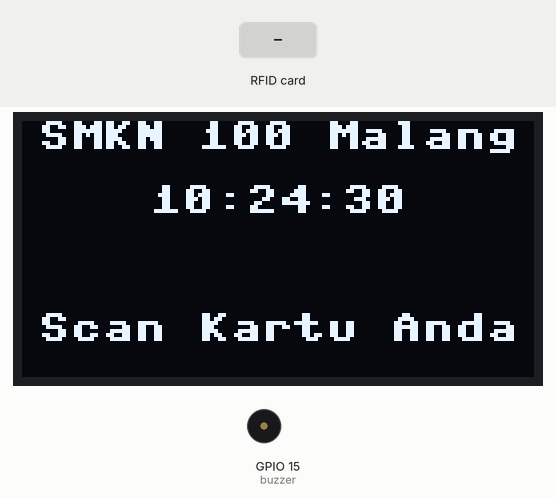
This program was run on a simulated ESP32 board running MicroPython. On the bench: 128×64 one-colour display, buzzer (waves = sounding). The inputs (shaded band) are chosen by the test bench. The clock reads 2024-03-15 10:24:30 at power-on unless the program sets it; the interpreter's speed is modelled, so counts of loop turns are approximate; library files of the repository ran but are not shown: mfrc522.py, ssd1306.py, ds3231.py; what the program prints to the serial console is not drawn.

Above: at 1.6 s.
1.7 s: RFID card A1 B2 C3 D4 held to the reader
At 2.02 s:
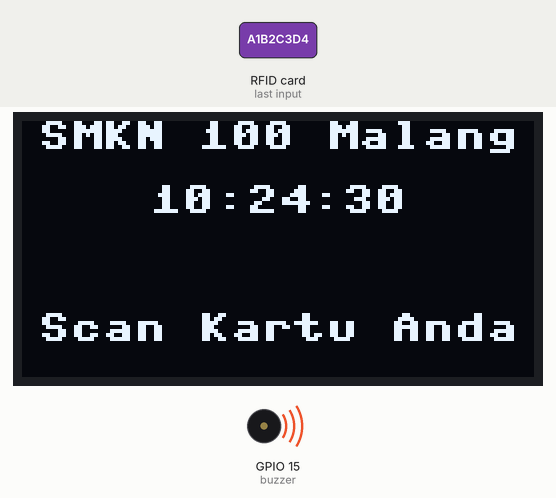
At 2.9 s:
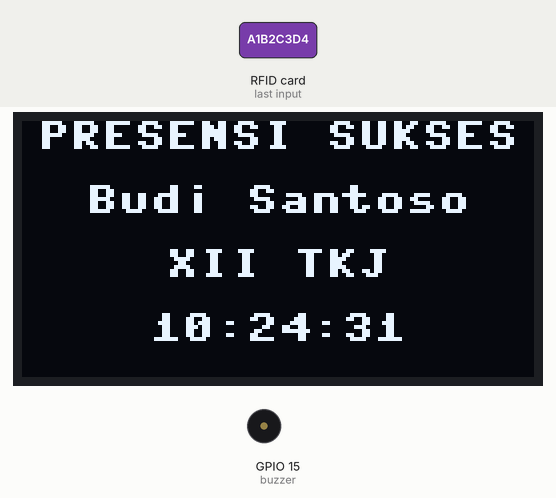
4.6 s: RFID card 5E 7A 19 C4 held to the reader
At 5.9 s:
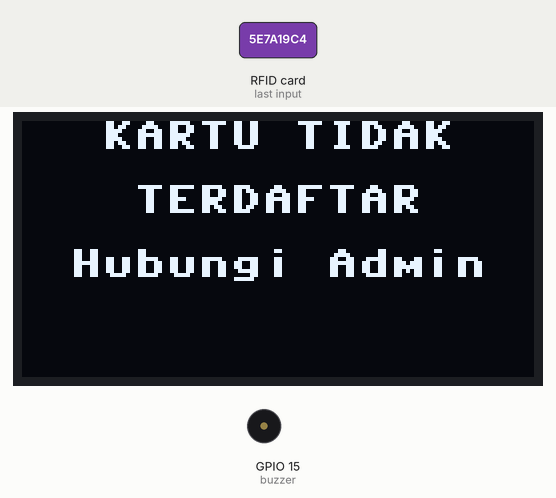
Timing chart, 0 to 7.6 s (numbered marks = the images above; inputs shaded):
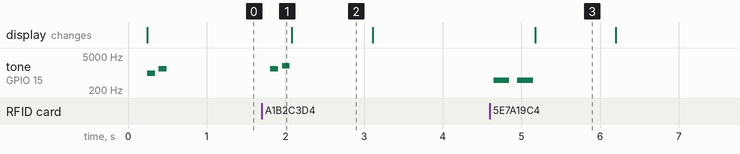

The program:

04-rtc-dan-buzzer.py
````python
# ============================================
# MATERI 04: SISTEM PRESENSI + RTC & BUZZER
# Program: Menambahkan timestamp akurat dan notifikasi suara
# Platform: MicroPython ESP32
# ============================================

from machine import Pin, SPI, I2C, PWM
import time

# Import library
from mfrc522 import MFRC522
from ssd1306 import SSD1306_I2C
from ds3231 import DS3231

# ============================================
# KONFIGURASI PIN
# ============================================

PIN_I2C_SCL = 22
PIN_I2C_SDA = 21

PIN_RFID_CS = 5
PIN_RFID_SCK = 18
PIN_RFID_MOSI = 23
PIN_RFID_MISO = 19
PIN_RFID_RST = 4

PIN_BUZZER = 15

# ============================================
# DATA DUMMY
# ============================================

DATABASE_KARTU = {
    "a1b2c3d4": {"nama": "Budi Santoso", "kelas": "XII TKJ", "member_id": 1},
    "e5f6g7h8": {"nama": "Ani Wijaya", "kelas": "XII RPL", "member_id": 2},
    "i9j0k1l2": {"nama": "Candra Putra", "kelas": "XII TKJ", "member_id": 3},
}

# List untuk menyimpan data presensi (nanti akan disimpan ke SD Card)
DATA_PRESENSI = []

# ============================================
# INISIALISASI HARDWARE
# ============================================

def init_i2c():
    """Inisialisasi I2C untuk OLED dan RTC"""
    try:
        i2c = I2C(0, scl=Pin(PIN_I2C_SCL), sda=Pin(PIN_I2C_SDA), freq=400000)
        devices = i2c.scan()
        print(f"I2C devices: {[hex(d) for d in devices]}")
        return i2c
    except Exception as e:
        print(f"✗ Error I2C: {e}")
        return None

def init_oled(i2c):
    """Inisialisasi OLED"""
    try:
        oled = SSD1306_I2C(128, 64, i2c, addr=0x3C)
        oled.fill(0)
        oled.show()
        print("✓ OLED OK")
        return oled
    except Exception as e:
        print(f"✗ Error OLED: {e}")
        return None

def init_rtc(i2c):
    """Inisialisasi RTC DS3231"""
    try:
        rtc = DS3231(i2c)
        dt = rtc.date_time()

        # Cek apakah RTC perlu dikalibrasi (tahun < 2024)
        if dt[0] < 2024:
            print(f"⚠ RTC belum dikalibrasi (tahun: {dt[0]})")
            print("  RTC akan di-set ke waktu default: 2025-01-15 08:00:00")
            # Set ke waktu default
            # Format: (tahun, bulan, tanggal, jam, menit, detik, hari_dalam_seminggu)
            # Hari: 1=Senin, 2=Selasa, 3=Rabu, 4=Kamis, 5=Jumat, 6=Sabtu, 7=Minggu
            rtc.date_time((2025, 1, 15, 8, 0, 0, 3))  # 2025-01-15 08:00:00 Rabu
            dt = rtc.date_time()
            print(f"✓ RTC di-set ke: {dt[0]:04d}-{dt[1]:02d}-{dt[2]:02d} {dt[3]:02d}:{dt[4]:02d}:{dt[5]:02d}")
        else:
            print(f"✓ RTC OK: {dt[0]:04d}-{dt[1]:02d}-{dt[2]:02d} {dt[3]:02d}:{dt[4]:02d}:{dt[5]:02d}")

        return rtc
    except Exception as e:
        print(f"✗ Error RTC: {e}")
        return None

def init_rfid():
    """Inisialisasi RFID"""
    try:
        spi = SPI(1, baudrate=1000000, polarity=0, phase=0,
                  sck=Pin(PIN_RFID_SCK), mosi=Pin(PIN_RFID_MOSI), miso=Pin(PIN_RFID_MISO))
        rfid = MFRC522(spi, Pin(PIN_RFID_CS), Pin(PIN_RFID_RST))
        print("✓ RFID OK")
        return rfid
    except Exception as e:
        print(f"✗ Error RFID: {e}")
        return None

def init_buzzer():
    """Inisialisasi Buzzer"""
    try:
        buzzer = PWM(Pin(PIN_BUZZER), freq=2000, duty=0)
        print("✓ Buzzer OK")
        return buzzer
    except Exception as e:
        print(f"✗ Error Buzzer: {e}")
        return None

# ============================================
# FUNGSI BUZZER
# ============================================

def beep(buzzer, freq, duration_ms):
    """Bunyi buzzer dengan frekuensi dan durasi tertentu"""
    buzzer.freq(freq)
    buzzer.duty(512)
    time.sleep_ms(duration_ms)
    buzzer.duty(0)

def bunyi_sukses(buzzer):
    """Bunyi untuk presensi sukses"""
    beep(buzzer, 1500, 100)
    time.sleep_ms(50)
    beep(buzzer, 2000, 100)

def bunyi_error(buzzer):
    """Bunyi untuk kartu tidak terdaftar"""
    beep(buzzer, 500, 200)
    time.sleep_ms(100)
    beep(buzzer, 500, 200)

def bunyi_siap(buzzer):
    """Bunyi sistem siap"""
    beep(buzzer, 1000, 100)
    time.sleep_ms(50)
    beep(buzzer, 1500, 100)

# ============================================
# FUNGSI RTC
# ============================================

def set_waktu_rtc(rtc, year, month, day, hour, minute, second, weekday):
    """
    Set waktu RTC secara manual
    weekday: 1=Senin, 2=Selasa, 3=Rabu, 4=Kamis, 5=Jumat, 6=Sabtu, 7=Minggu

    Contoh:
    set_waktu_rtc(rtc, 2025, 1, 15, 14, 30, 0, 3)  # 2025-01-15 14:30:00 Rabu
    """
    print(f"\nSetting waktu RTC...")
    print(f"  Tanggal: {year:04d}-{month:02d}-{day:02d}")
    print(f"  Waktu  : {hour:02d}:{minute:02d}:{second:02d}")

    rtc.date_time((year, month, day, hour, minute, second, weekday))
    time.sleep_ms(100)

    # Verifikasi
    dt = rtc.date_time()
    print(f"✓ RTC berhasil di-set: {dt[0]:04d}-{dt[1]:02d}-{dt[2]:02d} {dt[3]:02d}:{dt[4]:02d}:{dt[5]:02d}")

def get_timestamp_string(rtc):
    """
    Dapatkan timestamp dalam format ISO8601
    Return: "2025-01-15T08:30:45+00:00"
    """
    dt = rtc.date_time()
    return f"{dt[0]:04d}-{dt[1]:02d}-{dt[2]:02d}T{dt[3]:02d}:{dt[4]:02d}:{dt[5]:02d}+00:00"

def get_waktu_display(rtc):
    """
    Dapatkan waktu untuk ditampilkan di OLED
    Return: "08:30:45"
    """
    dt = rtc.date_time()
    return f"{dt[3]:02d}:{dt[4]:02d}:{dt[5]:02d}"

def get_tanggal_display(rtc):
    """
    Dapatkan tanggal untuk ditampilkan
    Return: "15 Jan 2025"
    """
    dt = rtc.date_time()
    bulan = ["", "Jan", "Feb", "Mar", "Apr", "Mei", "Jun", "Jul", "Agu", "Sep", "Okt", "Nov", "Des"]
    return f"{dt[2]:02d} {bulan[dt[1]]} {dt[0]}"

# ============================================
# FUNGSI OLED
# ============================================

def tampilkan_teks(oled, lines):
    """Tampilkan teks di OLED (max 4 baris, rata tengah)"""
    oled.fill(0)
    y_pos = 0
    for line in lines[:4]:
        if line:
            text = str(line)[:16]
            text_width = len(text) * 8
            x_pos = max(0, (128 - text_width) // 2)
            oled.text(text, x_pos, y_pos, 1)
        y_pos += 16
    oled.show()

def tampilkan_home(oled, rtc):
    """Tampilan home dengan jam"""
    waktu = get_waktu_display(rtc)
    tampilkan_teks(oled, [
        "SMKN 100 Malang",
        waktu,
        "",
        "Scan Kartu Anda"
    ])

def tampilkan_presensi_sukses(oled, nama, kelas, waktu):
    """Tampilan presensi berhasil"""
    tampilkan_teks(oled, [
        "PRESENSI SUKSES",
        nama[:16],
        kelas[:16],
        waktu
    ])

def tampilkan_kartu_tidak_terdaftar(oled):
    """Tampilan kartu tidak terdaftar"""
    tampilkan_teks(oled, [
        "KARTU TIDAK",
        "TERDAFTAR",
        "Hubungi Admin"
    ])

# ============================================
# FUNGSI RFID
# ============================================

def bytes_to_hex(data):
    """Konversi bytes ke hex string"""
    return ''.join(['{:02x}'.format(b) for b in data[:4]])

def baca_kartu_rfid(rfid):
    """Baca kartu RFID, return UID atau None"""
    try:
        (stat, tag_type) = rfid.request(rfid.REQIDL)
        if stat == rfid.OK:
            (stat, uid) = rfid.SelectTagSN()
            if stat == rfid.OK:
                return bytes_to_hex(uid)
    except:
        pass
    return None

# ============================================
# FUNGSI PRESENSI
# ============================================

def proses_presensi(uid, rtc, buzzer):
    """
    Proses presensi lengkap dengan timestamp
    Return: (sukses: bool, data: dict)
    """
    # Cari data kartu
    data = DATABASE_KARTU.get(uid)

    if data:
        # Kartu terdaftar - PRESENSI SUKSES
        timestamp = get_timestamp_string(rtc)
        waktu_display = get_waktu_display(rtc)
        tanggal_display = get_tanggal_display(rtc)

        # Simpan ke list presensi
        record_presensi = {
            "member_id": data['member_id'],
            "nama": data['nama'],
            "kelas": data['kelas'],
            "uid": uid,
            "timestamp": timestamp,
            "waktu": waktu_display,
            "tanggal": tanggal_display
        }
        DATA_PRESENSI.append(record_presensi)

        # Print ke serial
        print(f"\n{'='*60}")
        print(f"✓ PRESENSI BERHASIL")
        print(f"{'='*60}")
        print(f"Nama      : {data['nama']}")
        print(f"Kelas     : {data['kelas']}")
        print(f"UID       : {uid}")
        print(f"Tanggal   : {tanggal_display}")
        print(f"Waktu     : {waktu_display}")
        print(f"Timestamp : {timestamp}")
        print(f"Total Presensi Hari Ini: {len(DATA_PRESENSI)}")
        print(f"{'='*60}\n")

        # Bunyi sukses
        if buzzer:
            bunyi_sukses(buzzer)

        return (True, data, waktu_display)
    else:
        # Kartu tidak terdaftar
        print(f"\n{'='*60}")
        print(f"✗ KARTU TIDAK TERDAFTAR")
        print(f"{'='*60}")
        print(f"UID: {uid}")
        print(f"Silakan hubungi admin untuk registrasi")
        print(f"{'='*60}\n")

        # Bunyi error
        if buzzer:
            bunyi_error(buzzer)

        return (False, None, None)

def tampilkan_statistik():
    """Tampilkan statistik presensi di serial monitor"""
    print("\n" + "="*60)
    print("STATISTIK PRESENSI HARI INI")
    print("="*60)
    print(f"Total presensi: {len(DATA_PRESENSI)}")

    if DATA_PRESENSI:
        print("\nDaftar Presensi:")
        print("-" * 60)
        for i, record in enumerate(DATA_PRESENSI, 1):
            print(f"{i}. {record['nama']:20s} | {record['kelas']:10s} | {record['waktu']}")
        print("-" * 60)
    print()

# ============================================
# PROGRAM UTAMA
# ============================================

def main():
    """Program utama"""
    print("\n" + "="*60)
    print("SISTEM PRESENSI RFID - MATERI 04")
    print("Dengan RTC DS3231 & Buzzer")
    print("Teaching Factory SMKN 100 Malang")
    print("="*60 + "\n")

    # Inisialisasi semua hardware
    i2c = init_i2c()
    if not i2c:
        print("FATAL: I2C error!")
        return

    oled = init_oled(i2c)
    if not oled:
        print("FATAL: OLED error!")
        return

    rtc = init_rtc(i2c)
    if not rtc:
        print("WARNING: RTC tidak tersedia, menggunakan waktu default")

    rfid = init_rfid()
    if not rfid:
        print("FATAL: RFID error!")
        tampilkan_teks(oled, ["ERROR!", "RFID Tidak", "Terdeteksi"])
        return

    buzzer = init_buzzer()
    if not buzzer:
        print("WARNING: Buzzer tidak tersedia")

    # Sistem siap
    print("\n" + "="*60)
    print("SISTEM SIAP!")
    print("="*60)
    print(f"Kartu terdaftar: {len(DATABASE_KARTU)}")
    print("Tekan Ctrl+C untuk melihat statistik dan keluar")
    print("="*60 + "\n")

    # ============================================
    # KALIBRASI WAKTU RTC (OPTIONAL)
    # ============================================
    # Uncomment baris di bawah untuk set waktu manual:
    # Format: set_waktu_rtc(rtc, tahun, bulan, tanggal, jam, menit, detik, hari)
    # Hari: 1=Senin, 2=Selasa, 3=Rabu, 4=Kamis, 5=Jumat, 6=Sabtu, 7=Minggu

    # Contoh set ke 15 Januari 2025 jam 14:30:00 (Rabu):
    # set_waktu_rtc(rtc, 2025, 1, 15, 14, 30, 0, 3)

    # Contoh set ke waktu saat ini (sesuaikan manual):
    # set_waktu_rtc(rtc, 2025, 1, 17, 10, 45, 0, 5)  # 17 Jan 2025, 10:45, Jumat
    # ============================================

    tampilkan_home(oled, rtc)
    if buzzer:
        bunyi_siap(buzzer)

    # Variable tracking
    last_card = None
    last_time = 0
    COOLDOWN_MS = 5000  # 5 detik cooldown

    # Loop utama
    try:
        while True:
            # Baca kartu
            card_id = baca_kartu_rfid(rfid)

            if card_id:
                current_time = time.ticks_ms()

                # Cek cooldown
                if card_id == last_card:
                    if time.ticks_diff(current_time, last_time) < COOLDOWN_MS:
                        time.sleep_ms(100)
                        continue

                last_card = card_id
                last_time = current_time

                # Proses presensi
                sukses, data, waktu = proses_presensi(card_id, rtc, buzzer)

                if sukses:
                    tampilkan_presensi_sukses(oled, data['nama'], data['kelas'], waktu)
                else:
                    tampilkan_kartu_tidak_terdaftar(oled)

                # Kembali ke home setelah 3 detik
                time.sleep(1)
                tampilkan_home(oled, rtc)

            time.sleep_ms(100)

    except KeyboardInterrupt:
        print("\n\nProgram dihentikan oleh user\n")

        # Tampilkan statistik
        tampilkan_statistik()

        # Tampilkan data presensi lengkap (untuk dicopy ke Excel/CSV)
        if DATA_PRESENSI:
            print("="*60)
            print("DATA PRESENSI (Format CSV)")
            print("="*60)
            print("Nama,Kelas,UID,Tanggal,Waktu,Timestamp")
            for record in DATA_PRESENSI:
                print(f"{record['nama']},{record['kelas']},{record['uid']},"
                      f"{record['tanggal']},{record['waktu']},{record['timestamp']}")
            print("="*60 + "\n")

        tampilkan_teks(oled, ["Sistem", "Dihentikan"])
        if buzzer:
            buzzer.deinit()

# ============================================
# JALANKAN PROGRAM
# ============================================

if __name__ == "__main__":
    main()


# ============================================
# PENJELASAN & CARA KALIBRASI RTC
# ============================================
"""
FITUR BARU DI MATERI 04:
1. ✓ RTC DS3231 untuk timestamp akurat
2. ✓ Auto-set waktu default jika RTC belum dikalibrasi
3. ✓ Fungsi manual untuk set waktu RTC
4. ✓ Buzzer untuk notifikasi suara (sukses/error)
5. ✓ Data presensi tersimpan dengan timestamp
6. ✓ Statistik presensi saat program dihentikan
7. ✓ Cooldown 5 detik untuk mencegah double tap

CARA KALIBRASI WAKTU RTC:

METODE 1: AUTO-SET (Default)
- RTC otomatis di-set ke 2025-01-15 08:00:00 jika tahun < 2024
- Cocok untuk testing awal

METODE 2: MANUAL SET
1. Cari bagian kode dengan komentar "KALIBRASI WAKTU RTC"
2. Uncomment salah satu baris set_waktu_rtc()
3. Edit parameter sesuai waktu sekarang:

   set_waktu_rtc(rtc, tahun, bulan, tanggal, jam, menit, detik, hari)

   Contoh set ke 17 Januari 2025 jam 10:45:30 (Jumat):
   set_waktu_rtc(rtc, 2025, 1, 17, 10, 45, 30, 5)

4. Upload program
5. Setelah RTC ter-set, comment kembali baris tersebut
6. Upload ulang (agar tidak reset setiap kali restart)

KODE HARI DALAM SEMINGGU:
1 = Senin
2 = Selasa
3 = Rabu
4 = Kamis
5 = Jumat
6 = Sabtu
7 = Minggu

TIPS MENENTUKAN HARI:
Gunakan kalender atau website seperti timeanddate.com

CONTOH LENGKAP KALIBRASI:
```python
# Contoh 1: Set ke 20 Januari 2025, Senin, jam 08:00:00
set_waktu_rtc(rtc, 2025, 1, 20, 8, 0, 0, 1)

# Contoh 2: Set ke 15 Februari 2025, Sabtu, jam 14:30:45
set_waktu_rtc(rtc, 2025, 2, 15, 14, 30, 45, 6)

# Contoh 3: Set ke waktu sekarang (17 Jan 2025, 11:23:00, Jumat)
set_waktu_rtc(rtc, 2025, 1, 17, 11, 23, 0, 5)
```

CARA TESTING:
1. Upload program ke ESP32
2. Lihat waktu di OLED
3. Jika waktu salah:
   - Uncomment baris set_waktu_rtc()
   - Edit sesuai waktu sekarang
   - Upload ulang
   - Comment baris set_waktu_rtc()
   - Upload sekali lagi

4. Tap kartu RFID untuk presensi
5. Serial Monitor akan menampilkan timestamp yang akurat
6. Tekan Ctrl+C untuk melihat data lengkap

KEUNGGULAN RTC DS3231:
✓ Akurasi tinggi (±2 ppm)
✓ Baterai backup (CR2032) - waktu tetap jalan meski power off
✓ Sensor suhu built-in
✓ Lebih akurat dari DS1302
✓ Interface I2C (hanya 2 pin)

OUTPUT YANG DIHARAPKAN:
- OLED menampilkan jam real-time yang akurat
- Saat presensi sukses: tampil nama, kelas, dan waktu
- Buzzer berbunyi sesuai kondisi
- Serial monitor mencatat semua presensi dengan timestamp ISO8601
- Data dapat di-export ke format CSV

TROUBLESHOOTING:
- Waktu tidak akurat: Kalibrasi ulang dengan set_waktu_rtc()
- Waktu reset ke 2000: Ganti baterai CR2032 di modul RTC
- RTC tidak terdeteksi: Cek koneksi I2C (SCL=22, SDA=21)
- Waktu tertinggal/maju: RTC DS3231 sangat akurat, cek kalibrasi awal

NEXT STEP (Materi 05):
- Menyimpan data presensi ke SD Card
- Data tetap tersimpan meski ESP32 mati
- Backup otomatis untuk keamanan data
- Export ke format CSV untuk Excel
"""
````

Measured:
- after the input at 1.7 s, tone on GPIO 15 (buzzer): silent → 1500 Hz after 0.11 s, → silent 0.10 s later, → 2000 Hz 0.05 s later, → silent 0.10 s later
- after the input at 4.6 s, tone on GPIO 15 (buzzer): alternates 500 Hz for 0.20 s and silent for 0.10 s, 4 changes in all, then stays silent, starting after 0.05 s; the display: changes after 0.57 s (image 3)
- what the display in image 2 shows lasts 1.0 s, from 2.1 s to 3.1 s
